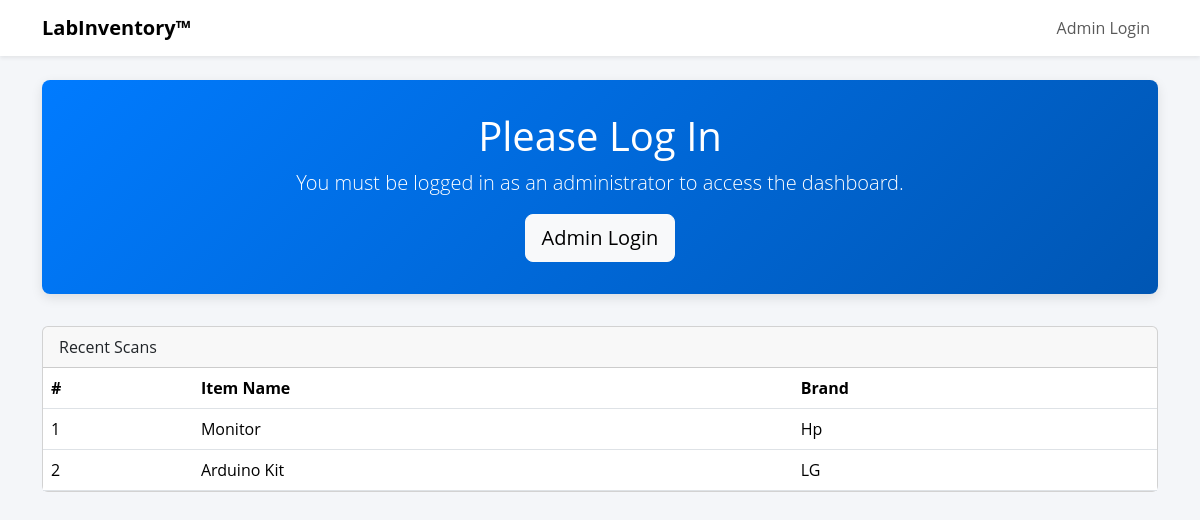
Before: / with the older database file.
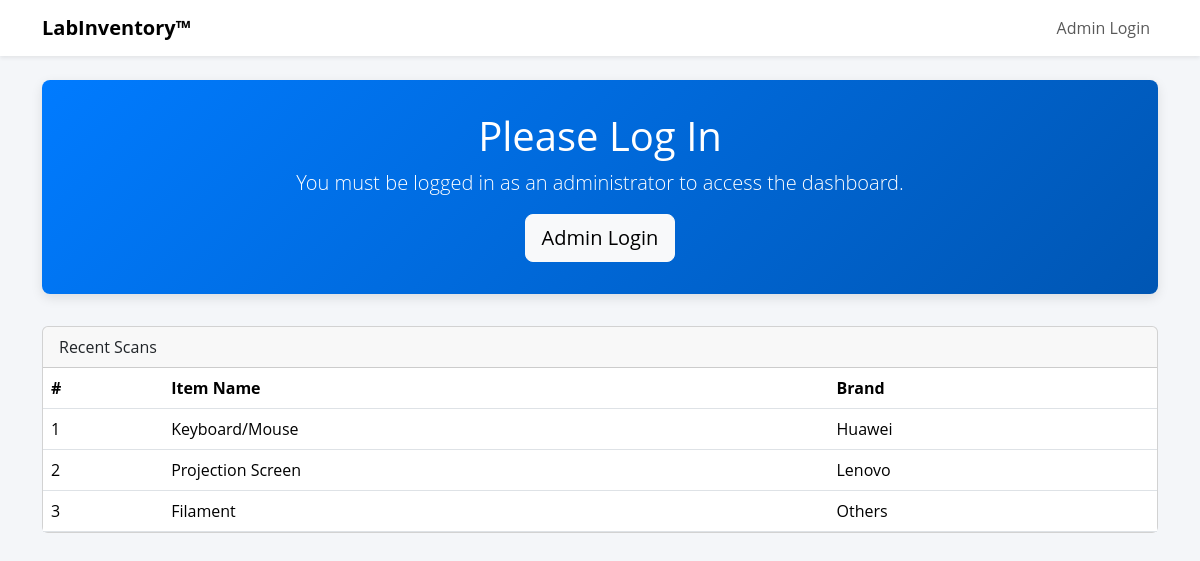
After: the same page with the newer database file.
### models.py (models this page shows, shortened)
class Item(db.Model):
    __tablename__ = 'item'
    item_id = db.Column(db.String, primary_key=True)
    item_name = db.Column(db.String, nullable=False)
    location = db.Column(db.String, nullable=False)
    status = db.Column(Enum(ItemStatus), default=ItemStatus.WORKING, nullable=False)
    brand = db.Column(db.String)
    color = db.Column(db.String)

### app.py (the view)
@app.route("/", methods=["GET"])
def home():
    with app.app_context():  # Push the application context
            recent_scans = Item.query.order_by(desc(Item.item_id)).limit(3).all()
    return render_template("home.html",recent_scans=recent_scans)  # Create a simple home.html

### templates/home.html (shortened to what this page needs)
<!DOCTYPE html>
<html lang="en">
<head>
    <link href="https://cdn.jsdelivr.net/npm/bootstrap@5.3.2/dist/css/bootstrap.min.css" rel="stylesheet" />
</head>
<body>
    <nav class="navbar navbar-expand-lg navbar-light bg-white shadow-sm">
        <div class="container">
            <a class="navbar-brand" href="#">LabInventory™</a>
            <div class="collapse navbar-collapse" id="navMenu">
                <ul class="navbar-nav ms-auto">
                        <li class="nav-item"><a class="nav-link" href="{{ url_for('admin_login') }}">Admin Login</a></li>
                </ul>
            </div>
        </div>
    </nav>
    <div class="container my-4">
        <div class="hero">
            <h1>Please Log In</h1>
            <p class="lead">You must be logged in as an administrator to access the dashboard.</p>
            <a href="{{ url_for('admin_login') }}" class="btn btn-lg btn-light">
                 Admin Login
            </a>
        </div>
        <div class="card">
            <div class="card-header">
                 Recent Scans
            </div>
            <div class="table-responsive">
                <table class="table mb-0">
                    <thead>
                        <tr>
                            <th>#</th>
                            <th>Item Name</th>
                            <th>Brand</th>
                        </tr>
                    </thead>
                    <tbody>
                        {% for scan in recent_scans %}
                        <tr>
                            <td>{{ loop.index }}</td>
                            <td>{{ scan.item_name }}</td>
                            <td>{{ scan.brand or '—' }}</td>
                        </tr>
                        {% endfor %}
                    </tbody>
                </table>
            </div>
        </div>
    </div>
</body>
</html>

Changed rows visible on the page:
no longer on this page (row edited): Item: item_name "Arduino Kit", brand "LG"
added Item: item_name "Keyboard/Mouse", brand "Huawei"
changed Item: item_name "Monitor" → "Projection Screen"; brand "Hp" → "Lenovo"
added Item: item_name "Filament", brand "Others"
